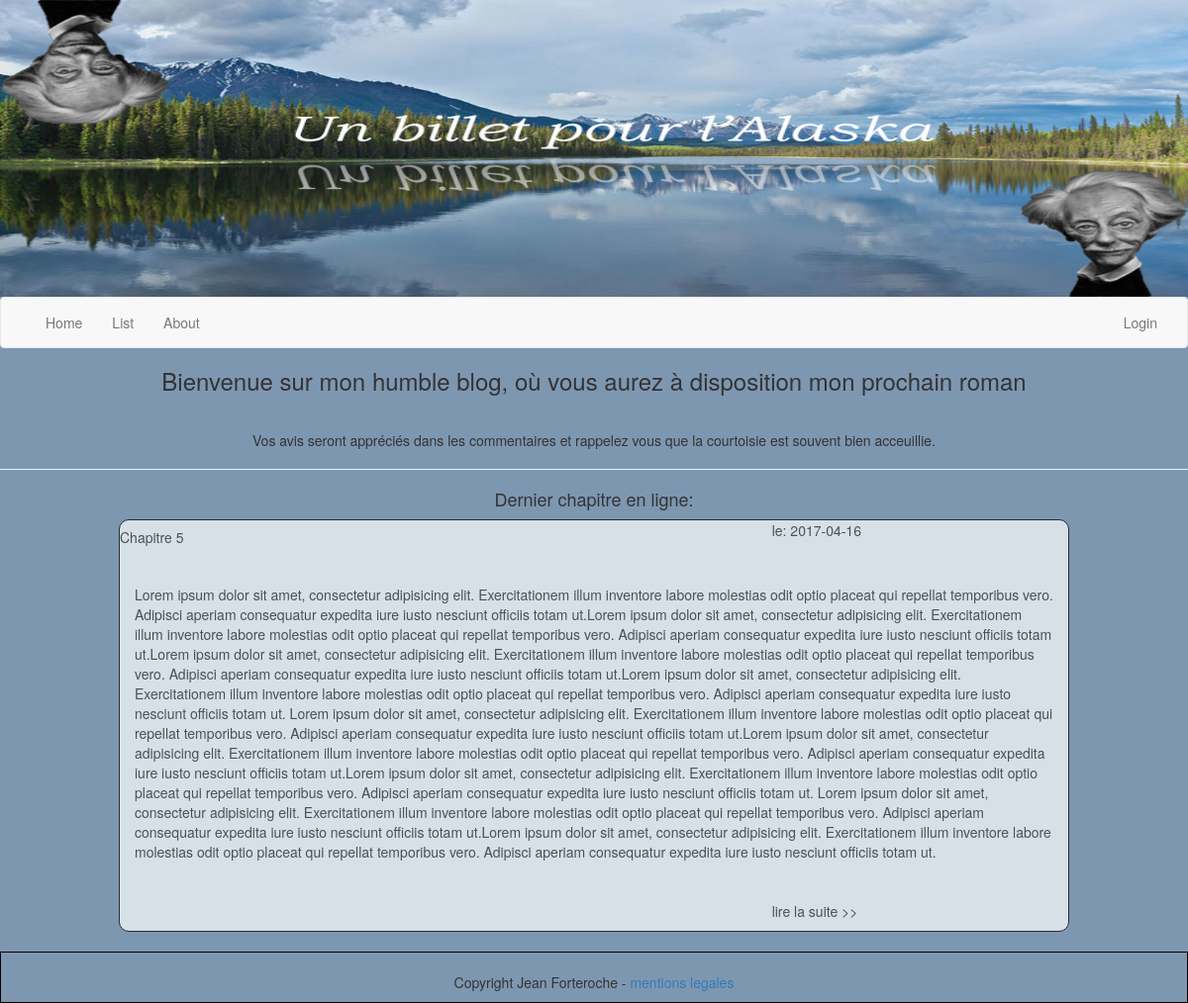
Page /php/home.php on the committed database.
### tables this page shows
CREATE TABLE `article` (
  `id` int(11) NOT NULL,
  `title` varchar(255) NOT NULL,
  `author` varchar(255) NOT NULL,
  `content` text NOT NULL,
  `add_date` date NOT NULL
);

### php/home.php (the view, shortened to what this page needs)
<?php
$bdd = new PDO('mysql:host=localhost;dbname=projet3;charset=utf8','root','41424521');
$query = 'SELECT * FROM article ORDER BY add_date DESC LIMIT 1';
$req = $bdd->prepare($query);
$req->execute();
$article = $req->fetch(PDO::FETCH_ASSOC);
?>
<?php
    include 'includes/_header.php'
?>
<hr>
<h4 class="text-center">Dernier chapitre en ligne:</h4>
<section class="card">
    <div class="row">
        <h5 class="col-lg-4"><?= $article['title'] ?></h5>
        <div class="col-lg-4"></div>
        <p class="col-lg-4">le: <?= $article['add_date'] ?></p>
    </div>
    <article class="row">
        <p class="chap">
            <?= $article['content'] ?>
        </p>
    </article>
    <div class="row">
        <div class="col-lg-8"></div>
        <p class="col-lg-4">lire la suite >></p>
    </div>
</section>
<br>
<?php
    include 'includes/_footer.php'
?>
</body>
</html>

### php/style.css (style rules this page uses)
body { background-color: #7E97B1; }
.card { border: 1px solid #000; width: 80%; margin: auto; background-color: #FFF; opacity: 0.7; border-radius: 10px; }
.chap { padding: 30px; }

### rows in the picture
article: title "Chapitre 5", add_date "2017-04-16", content "Lorem ipsum dolor sit amet, consectetur adipisicing elit. Exercitationem illum inventore labore molestias odit optio placeat qui repellat temporibus vero. Adipisci aperiam consequatur expedita iure iusto nesciunt officiis totam ut.Lorem ipsum dolor sit amet, consectetur adipisicing elit. Exercitationem illum inventore labore molestias odit optio placeat qui repellat temporibus vero. Adipisci aperiam consequatur expedita iure iusto nesciunt officiis totam ut.Lorem ipsum dolor sit amet, consectetur adipisicing elit. Exercitationem illum inventore labore molestias odit optio placeat qui repellat temporibus vero. Adipisci aperiam consequatur expedita iure iusto nesciunt officiis totam ut.Lorem…"
